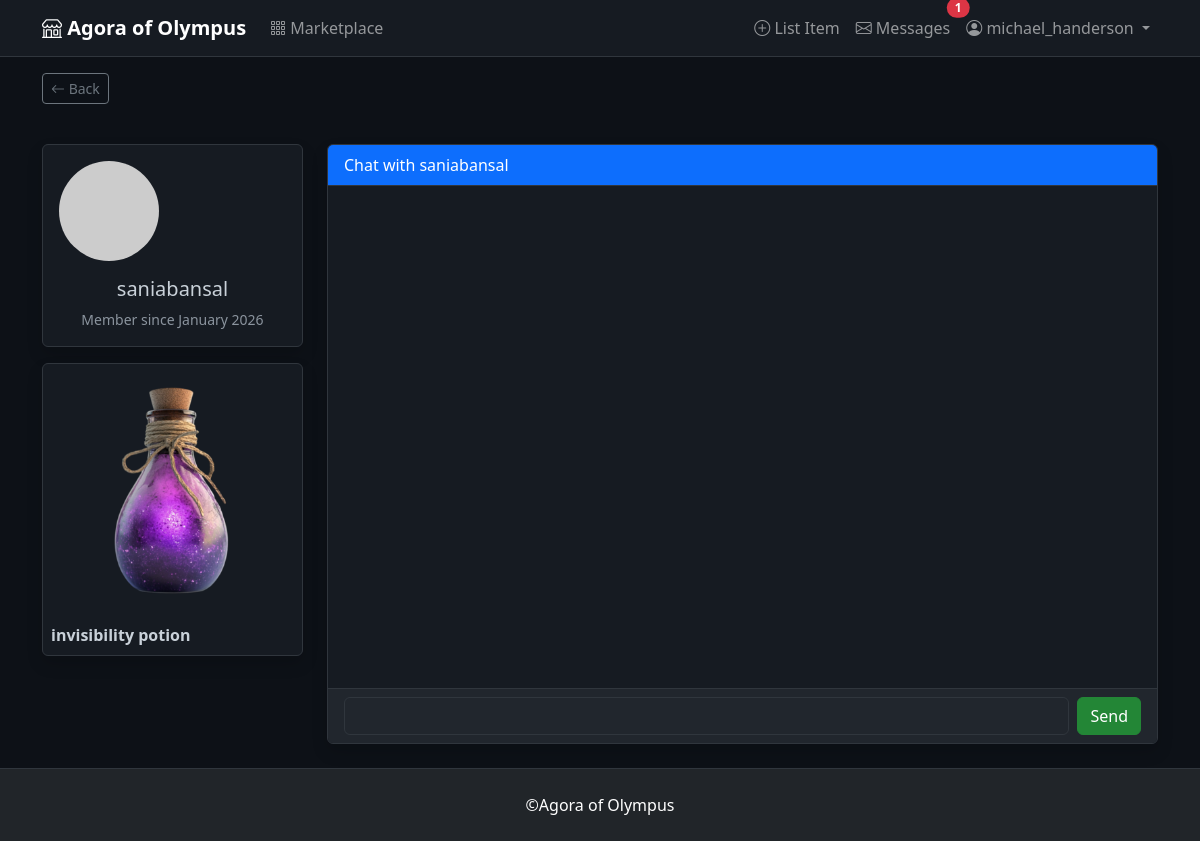
Before: /messages/chat/1/1 (signed in) with the older database file.
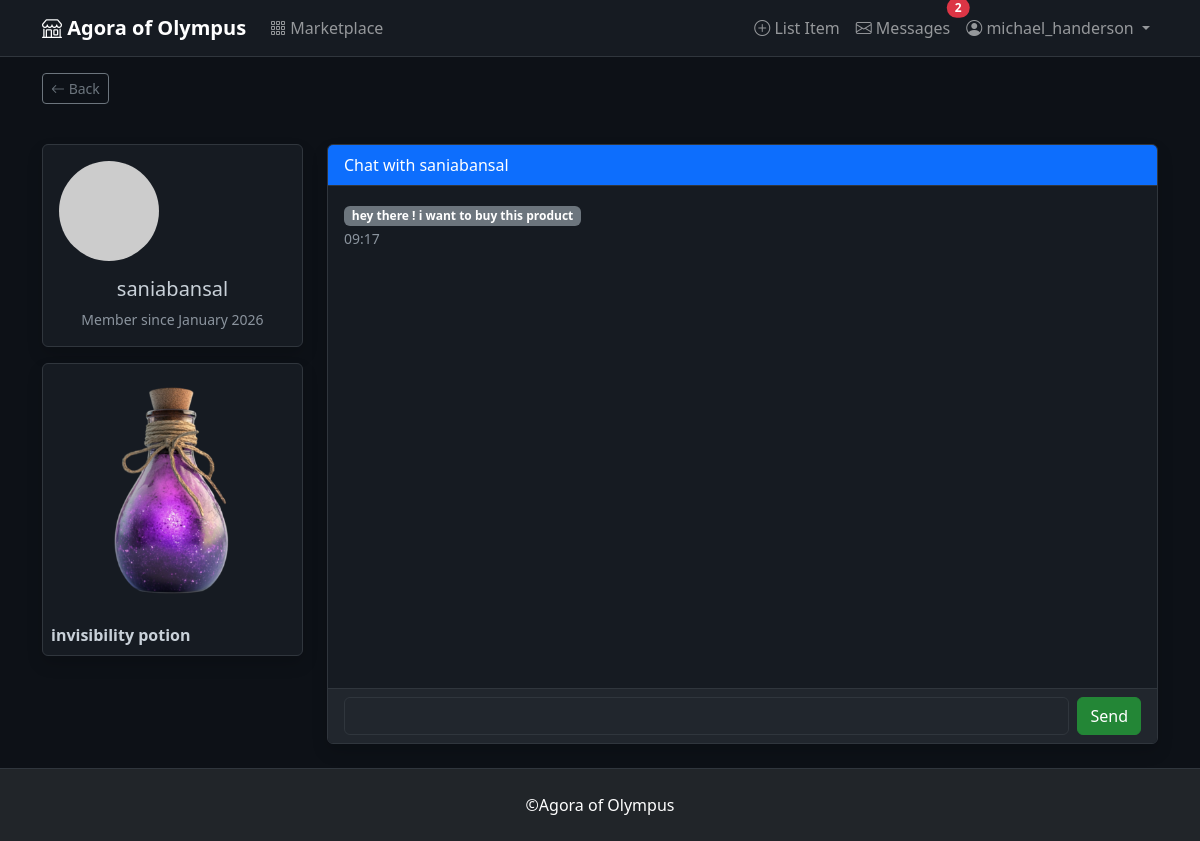
After: the same page with the newer database file.
### app/models.py (models this page shows, shortened)
class User(UserMixin, db.Model):
    id = db.Column(db.Integer, primary_key=True)
    username = db.Column(db.String(80), unique=True, nullable=False)
    email = db.Column(db.String(120), unique=True, nullable=False)
    password_hash = db.Column(db.String(200), nullable=False)
    avatar = db.Column(db.String(200), default='default_avatar.png')
    created_at = db.Column(db.DateTime, default=datetime.utcnow)
    items = db.relationship('Item', backref='seller', lazy='dynamic', cascade='all, delete-orphan')
    sent_messages = db.relationship('Message', foreign_keys='Message.sender_id',
                                   backref='sender', lazy='dynamic', cascade='all, delete-orphan')
    received_messages = db.relationship('Message', foreign_keys='Message.recipient_id',
                                       backref='recipient', lazy='dynamic', cascade='all, delete-orphan')
    def unread_message_count(self):
        return Message.query.filter_by(recipient_id=self.id, read=False).count()

class Item(db.Model):
    id = db.Column(db.Integer, primary_key=True)
    name = db.Column(db.String(100), nullable=False)
    description = db.Column(db.Text, nullable=False)
    image = db.Column(db.String(200), default='default_item.png')
    category = db.Column(db.String(50), nullable=False)
    rarity = db.Column(db.String(20), nullable=False)
    seller_id = db.Column(db.Integer, db.ForeignKey('user.id'), nullable=False)
    created_at = db.Column(db.DateTime, default=datetime.utcnow)
    messages = db.relationship('Message', backref='item', lazy='dynamic', cascade='all, delete-orphan')

class Message(db.Model):
    id = db.Column(db.Integer, primary_key=True)
    sender_id = db.Column(db.Integer, db.ForeignKey('user.id'), nullable=False)
    recipient_id = db.Column(db.Integer, db.ForeignKey('user.id'), nullable=False)
    item_id = db.Column(db.Integer, db.ForeignKey('item.id'), nullable=True)
    subject = db.Column(db.String(200), nullable=False)
    content = db.Column(db.Text, nullable=False)
    timestamp = db.Column(db.DateTime, default=datetime.utcnow, index=True)
    read = db.Column(db.Boolean, default=False)

### app/routes.py (the view)
@main.route('/messages/chat/<int:other_user_id>')
@main.route('/messages/chat/<int:other_user_id>/<int:item_id>')
@login_required
def chat(other_user_id, item_id=None):
    other_user = User.query.get_or_404(other_user_id)
    item = Item.query.get(item_id) if item_id else None
    messages = Message.query.filter(
        db.or_(
            db.and_(Message.sender_id == current_user.id, Message.recipient_id == other_user_id),
            db.and_(Message.sender_id == other_user_id, Message.recipient_id == current_user.id)
        )
    ).order_by(Message.timestamp.desc()).limit(50).all()
    for msg in messages:
        if msg.recipient_id == current_user.id and not msg.read:
            msg.read = True
    db.session.commit()
    return render_template('messages/chat.html',
                         other_user=other_user,
                         item=item,
                         messages=reversed(messages))

### app/models.py (called while the page is built)
@login_manager.user_loader
def load_user(user_id):
    return User.query.get(int(user_id))

### app/templates/messages/chat.html (shortened to what this page needs)
{% extends "base.html" %}
{% block content %}
<div class="row">
    <div class="col-md-3">
        <div class="card shadow text-center p-3">
            <img src="{{ url_for('static', filename='uploads/avatars/' + other_user.avatar) }}"
                 class="rounded-circle mb-3"
                 style="width:100px;height:100px;object-fit:cover;"
                 onerror="this.src='https://via.placeholder.com/100'">
            <h5>{{ other_user.username }}</h5>
            <small class="text-muted">Member since {{ other_user.created_at.strftime('%B %Y') }}</small>
        </div>
        {% if item %}
        <div class="card shadow mt-3 p-2">
            <img src="{{ url_for('static', filename='uploads/items/' + item.image) }}"
                 class="img-fluid rounded mb-2">
            <strong>{{ item.name }}</strong>
        </div>
        {% endif %}
    </div>
    <div class="col-md-9">
        <div class="card shadow" style="height:600px;display:flex;flex-direction:column;">
            <div class="card-header bg-primary text-white">
                Chat with {{ other_user.username }}
            </div>
            <div class="card-body" id="chatMessages" style="flex:1;overflow-y:auto;">
                <div id="messagesContainer">
                    {% for msg in messages %}
                    <div class="mb-2 text-{{ 'end' if msg.sender_id == current_user.id else 'start' }}">
                        <span class="badge bg-{{ 'primary' if msg.sender_id == current_user.id else 'secondary' }}">
                            {{ msg.content }}
                        </span><br>
                        <small class="text-muted">{{ msg.timestamp.strftime('%H:%M') }}</small>
                    </div>
                    {% endfor %}
                </div>
            </div>
            <div class="card-footer">
                <form id="messageForm" class="d-flex gap-2">
                    <input id="messageInput" class="form-control" required autocomplete="off">
                    <button class="btn btn-primary">Send</button>
                </form>
            </div>
        </div>
    </div>
</div>
{% endblock %}

### app/templates/base.html (shortened to what this page needs)
<!DOCTYPE html>
<html lang="en" data-bs-theme="dark">
<head>
    <link href="https://cdn.jsdelivr.net/npm/bootstrap@5.3.0/dist/css/bootstrap.min.css" rel="stylesheet">
    <link rel="stylesheet" href="https://cdn.jsdelivr.net/npm/bootstrap-icons@1.11.0/font/bootstrap-icons.css">
</head>
<body>
    <nav class="navbar navbar-expand-lg navbar-dark bg-dark">
        <div class="container">
            <a class="navbar-brand fw-bold" href="{{ url_for('main.index') }}">
                <i class="bi bi-shop"></i> Agora of Olympus
            </a>
            <div class="collapse navbar-collapse" id="navbarNav">
                <ul class="navbar-nav me-auto">
                    <li class="nav-item">
                        <a class="nav-link" href="{{ url_for('main.marketplace') }}">
                            <i class="bi bi-grid-3x3-gap"></i> Marketplace
                        </a>
                    </li>
                </ul>
                <ul class="navbar-nav">
                    {% if current_user.is_authenticated %}
                        <li class="nav-item">
                            <a class="nav-link" href="{{ url_for('main.create_item') }}">
                                <i class="bi bi-plus-circle"></i> List Item
                            </a>
                        </li>
                        <li class="nav-item">
                            <a class="nav-link position-relative" href="{{ url_for('main.inbox') }}">
                                <i class="bi bi-envelope"></i> Messages
                                {% if current_user.unread_message_count() > 0 %}
                                    <span class="position-absolute top-0 start-100 translate-middle badge rounded-pill bg-danger">
                                        {{ current_user.unread_message_count() }}
                                    </span>
                                {% endif %}
                            </a>
                        </li>
                        <li class="nav-item dropdown">
                            <a class="nav-link dropdown-toggle" href="#" role="button" data-bs-toggle="dropdown">
                                <i class="bi bi-person-circle"></i> {{ current_user.username }}
                            </a>
                        </li>
                    {% endif %}
                </ul>
            </div>
        </div>
    </nav>
    <div class="container mt-3">
        <button onclick="window.history.back()" class="btn btn-sm btn-outline-secondary">
            <i class="bi bi-arrow-left"></i> Back
        </button>
    </div>
    <main class="container my-4">
        {% block content %}{% endblock %}
    </main>
    <footer class="bg-dark text-white py-4">
        <div class="container text-center">
            <p class="mb-0">&copy;Agora of Olympus</p>
        </div>
    </footer>
</body>
</html>

### app/templates/base.html (style rules this page uses)
:root { --bg-primary: #0d1117; --bg-secondary: #161b22; --bg-tertiary: #21262d; --border-color: #30363d; --text-primary: #c9d1d9; --text-secondary: #8b949e; --accent-blue: #58a6ff; --accent-purple: #bc8cff; --accent-green: #3fb950; }
html, body { height: 100%; margin: 0; background-color: var(--bg-primary); color: var(--text-primary); }
body { display: flex; flex-direction: column; }
main { flex: 1 0 auto; }
footer { flex-shrink: 0; }
.navbar-dark { background-color: var(--bg-secondary) !important; border-bottom: 1px solid var(--border-color); }
.card { background-color: var(--bg-secondary); border: 1px solid var(--border-color); color: var(--text-primary); }
.card-header { background-color: var(--bg-tertiary); border-bottom: 1px solid var(--border-color); }
.card-footer { background-color: var(--bg-tertiary); border-top: 1px solid var(--border-color); }
.form-control, .form-select { background-color: var(--bg-tertiary); border: 1px solid var(--border-color); color: var(--text-primary); }
a { color: var(--accent-blue); }
.btn-primary { background-color: #238636; border-color: #238636; }
footer { background-color: var(--bg-secondary) !important; border-top: 1px solid var(--border-color); }
.text-muted { color: var(--text-secondary) !important; }

Changed rows visible on the page:
shown differently, row unchanged: User "michael_handerson": unread_message_count (not shown) → "2"
added Message: content "hey there ! i want to buy this product", timestamp "09:17"
Other visible differences:
{{ current_user.unread_message_count() }}: "1" → (not shown)
